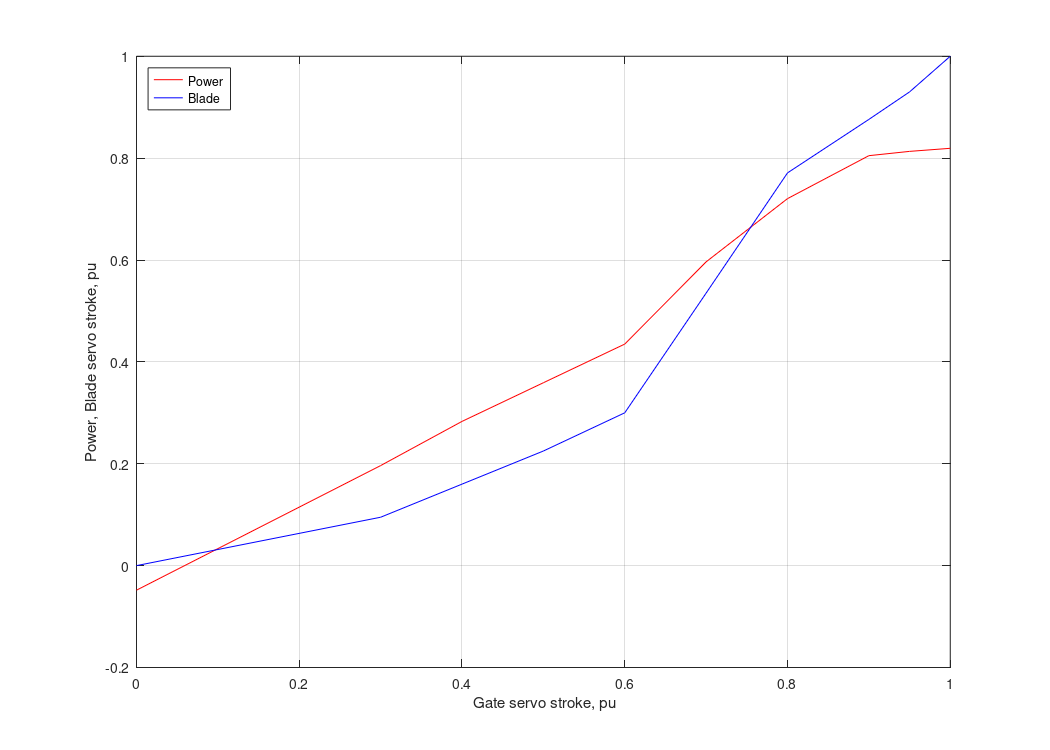

This chart was generated by the following MATLAB code:
% Model parameter values are set here
%


%%% --- All data are contained in this file ---

% global mbase   tbase   kd   td   kg   tg
% global velm    gmax gmin dturb pgc   blg  tbd  dbbd tbs  dbbs blb  hdam
% global ggv     pgv  qgv  bgv  bgvmin      deff buf  buv  bvlm
% global tw 
% global eff     s     ss   ds 
% global gout    gv   ag   bc    bb    ab   hscroll   bh gy
% global t       delt
% global pinit   pmech pelec plocal delec;
% 
% global tpe ke tsp h  pref
% global re  rg fd  kp ki
% global gbias  bbias
% 
% global ggv    pgv  bgv

mbase = 8.9;                         % generator MVA base
tbase = 8.3;                         % turbine real power base, MW
h   = 0.83;                          % rotating inertia constant
tpe = 0.5;                          % governor elec. power detector t.c.
tsp = 0.05;                         % governor speed detector time constant
fd = 0;                             % 0 for speed mode, 1 for load mode
re = .05;                           % governor droop - load control mode
% td = .05;                           % derivative gain filter tie constant
kg = 5;                             % gate servo pilot gain
tg = 0.05;                          % gate servo pilot tc
velm = 0.2;                         % gate velocity limit
gmax = 1;                           % max gate stroke
gmin = 0;                           % min gate stroke
dturb = 0.5;                        % turbine damping at g=1
pgc = 0.0;                          % motoring power at g=0                                              
hdam = 1.0;                         % available head
deff = 1.0;                         % off-cam efficiency penalty factor
buf = 0.1;                          % top of buffer region
buv = 0.03;                         % buffer gate closing rate
tw  = 3;                            % water inertia time constant
tbd = 0.;                           % blade pilot servo time constant
tbs = 0.;                           % blade servo time constant
dbbd = 0.0;                         % deliberate blade cam deadband
dbbs = 0.0;                         % blade servo mechanical deadband
blg  = 0.0;                         % gate lineage backlash
blb  = 0.0;                         % blade linkage backlash
bvlm = 1.01;                        % blade servo velocity limit
bgvmin = .8;                        % turbine flow factor as min blade stroke


ggv = [   0   30   40   50   60   70   80   90   95 100 ]/100;
pgv = [ -.4 1.63 2.35 2.98 3.61 4.95 5.98 6.68 6.75 6.8 ]/8.3; % divided by 8.3 to make it per u
bgv = [   0 9.50 16.0 22.5 30.0 53.5 77.1 87.6 93.0 100 ]/100;


figure(1);  clf;
plot(ggv,pgv,'r', ggv,bgv,'b');  grid on;
xlabel(' Gate servo stroke, pu');
ylabel('Power, Blade servo stroke, pu');
legend('Power', 'Blade', 'location', 'northwest');
orient landscape
set( gcf, 'PaperPosition',[0.25,0.25,10.5,7.5]);
print('-dpdf','IFLcurves.pdf'); 

%%

% %====== parameters for grid connected mode of operation =====
% 
% kp = 2.5;                           % governor porportional gain
% ki = .25;                           % governor integral gain
% kd = 0;                             % governor derivative gain
% td = .05;                           % derivative gain filter tie constant
% 
% delec = 1.;                         % electrical damping coefficient
% ke = 5;                             % electrical synchronizing coefficient
% rg = .06;                           % governor droop - speed cpntrol mode
% 
% pinit  = 4;                          
% plocal = 0;
% bbias = -.0

%%
%  =============  override standard model parameters as appropriate (when
%  in isolated mode of operation) [Feb 2020 John's code]==========
% 
% kp = 1.0;
% ki = 0.1;
% kd = 0.0;
% td = .05;                           % derivative gain filter tie constant
% 
% delec = 0.0;
% ke = 0;
% 
% bbias = -.0
% rg = 0;                           % governor droop - speed control mode







%%
%  =============  override standard model parameters as appropriate (when
%  in isolated mode of operation) [December 2017 Field Test/ Matt Roberts]==========


%== 1MW + load steps ==
pinit  = 4;                          
plocal = 4;
bbias = -.0;

ke=0;
delec = 0.0;
bbias = -.0
rg = 0.02;                           % governor droop - speed cpntrol mode
td = 0.05;                           % derivative gain filter tie constant

%kp=0.5;
%ki=0.05;
%kd=0.4;

% from april 19 P=1.5, I= 0.08, D= 0.75, droop=0
kp = 1.5;
ki = 0.08;
kd = 0.75;
delec = 0.0;
rg=0;


% set up initial operating condition

ke = 0;
pinit  = 0.5533;                          
plocal = 0.5533;   
bbias = -.0
